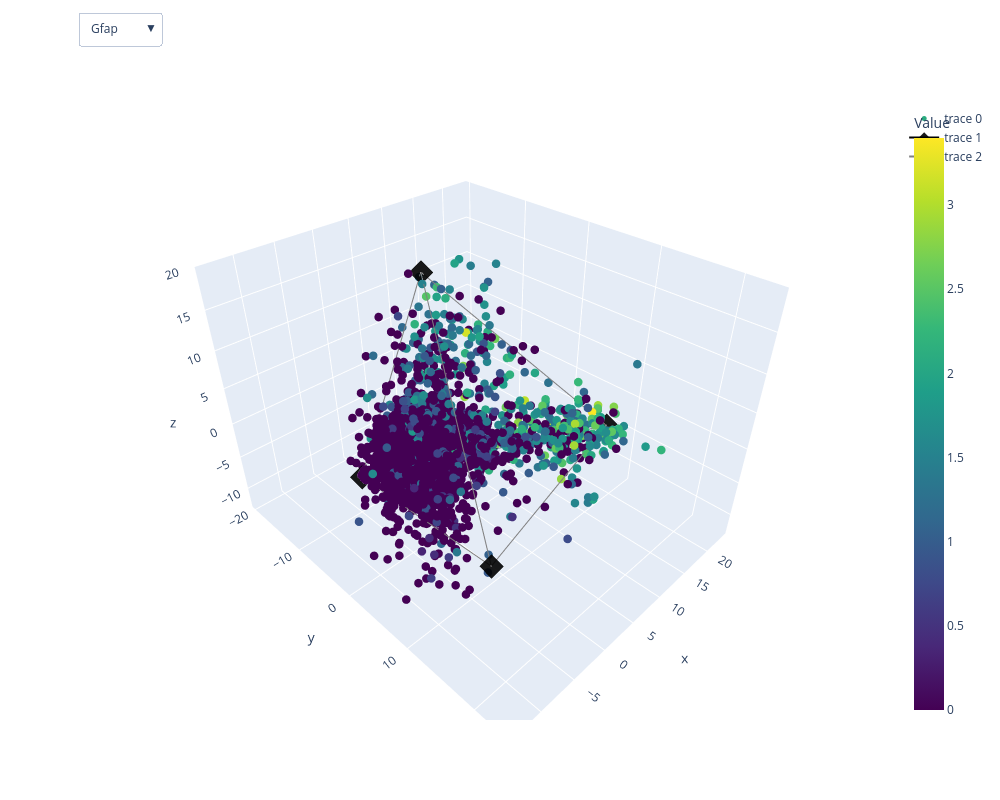

Write notebook code for a chart like this one.
### Code cell
import plotly.graph_objects as go


# 2. Create the initial figure
fig = go.Figure(data=[go.Scatter3d(
    x=df['x'], y=df['y'], z=df['z'],
    mode='markers',
    marker=dict(
        size=5,
        color=df['Gfap'],      # Initial color
        colorscale='Viridis',
        colorbar=dict(title="Value")
    )
)])

# Add archetypes
fig.add_trace(go.Scatter3d(x=x, y=y, z=z,
    mode='markers+lines',
    marker=dict(size=8, color='black', opacity=0.9, symbol='diamond')
))
fig.add_trace(go.Scatter3d(
    x=x_lines, y=y_lines, z=z_lines,
    mode='lines',
    line=dict(color='gray', width=2),
    hoverinfo='none'
))

# 3. Add the Dropdown Menu
fig.update_layout(
    updatemenus=[
        dict(
            buttons=[
                dict(
                    label=gn,
                    method="restyle",
                    args=[{"marker.color": [df[gn]], 
                           "marker.cmin": np.percentile(df[gn],  5),
                           "marker.cmax": np.percentile(df[gn], 95),
                          }] # Note: data must be in a list
                ) for gn in gns
            ],
            direction="down",
            showactive=True,
            x=0.1, y=1.15
        )
    ]
)

fig.update_layout(width=1000, height=800)

fig.update_scenes(xaxis_autorange="reversed") 
fig.update_layout(scene_dragmode='orbit')
fig.show()

### Figure 1 — Plotly figure (JSON) as saved in the notebook; plotly's stock layout.template omitted (floating-point values rounded to 4 significant figures; data arrays with more than 128 entries replaced by an {"elided": "..."} marker saying what was removed)
{"data": [{"marker": {"color": {"elided": "3390 float values"}, "colorbar": {"title": {"text": "Value"}}, "colorscale": [[0, "#440154"], [0.1111, "#482878"], [0.2222, "#3e4989"], [0.3333, "#31688e"], [0.4444, "#26828e"], [0.5556, "#1f9e89"], [0.6667, "#35b779"], [0.7778, "#6ece58"], [0.8889, "#b5de2b"], [1, "#fde725"]], "size": 5}, "mode": "markers", "type": "scatter3d", "x": {"elided": "3390 float values"}, "y": {"elided": "3390 float values"}, "z": {"elided": "3390 float values"}}, {"marker": {"color": "black", "opacity": 0.9, "size": 8, "symbol": "diamond"}, "mode": "markers+lines", "type": "scatter3d", "x": [-11.58, -3.472, 7.867, 22.83], "y": [19.38, -11.47, -11.35, 6.575], "z": [4.169, -9.19, 15.21, -5.366]}, {"hoverinfo": "none", "line": {"color": "gray", "width": 2}, "mode": "lines", "type": "scatter3d", "x": [-11.58, -3.472, null, -11.58, 7.867, null, -11.58, 22.83, null, -3.472, 7.867, null, -3.472, 22.83, null, 7.867, 22.83, null], "y": [19.38, -11.47, null, 19.38, -11.35, null, 19.38, 6.575, null, -11.47, -11.35, null, -11.47, 6.575, null, -11.35, 6.575, null], "z": [4.169, -9.19, null, 4.169, 15.21, null, 4.169, -5.366, null, -9.19, 15.21, null, -9.19, -5.366, null, 15.21, -5.366, null]}], "layout": {"height": 800, "scene": {"aspectmode": "auto", "aspectratio": {"x": 0.9965, "y": 1.171, "z": 0.8566}, "dragmode": "orbit", "xaxis": {"autorange": "reversed", "type": "linear"}}, "updatemenus": [{"buttons": [{"args": [{"marker.cmax": 1.764, "marker.cmin": 0, "marker.color": {"elided": "1x3390 float values"}}], "label": "Gfap", "method": "restyle"}, {"args": [{"marker.cmax": 1.31, "marker.cmin": 0, "marker.color": {"elided": "1x3390 float values"}}], "label": "S100b", "method": "restyle"}, {"args": [{"marker.cmax": 4.286, "marker.cmin": 0, "marker.color": {"elided": "1x3390 float values"}}], "label": "Trpm3", "method": "restyle"}, {"args": [{"marker.cmax": 1.907, "marker.cmin": 0, "marker.color": {"elided": "1x3390 float values"}}], "label": "Chrdl1", "method": "restyle"}, {"args": [{"marker.cmax": 1.381, "marker.cmin": 0, "marker.color": {"elided": "1x3390 float values"}}], "label": "Il33", "method": "restyle"}, {"args": [{"marker.cmax": 2.958, "marker.cmin": 0, "marker.color": {"elided": "1x3390 float values"}}], "label": "Mt1", "method": "restyle"}, {"args": [{"marker.cmax": 2.048, "marker.cmin": 0, "marker.color": {"elided": "1x3390 float values"}}], "label": "Id3", "method": "restyle"}, {"args": [{"marker.cmax": 2.153, "marker.cmin": 0, "marker.color": {"elided": "1x3390 float values"}}], "label": "Atp2b2", "method": "restyle"}, {"args": [{"marker.cmax": 2.289, "marker.cmin": 0, "marker.color": {"elided": "1x3390 float values"}}], "label": "Gabbr2", "method": "restyle"}, {"args": [{"marker.cmax": 2.822, "marker.cmin": 0, "marker.color": {"elided": "1x3390 float values"}}], "label": "Unc13c", "method": "restyle"}, {"args": [{"marker.cmax": 0.8819, "marker.cmin": 0, "marker.color": {"elided": "1x3390 float values"}}], "label": "Agt", "method": "restyle"}, {"args": [{"marker.cmax": 3.607, "marker.cmin": 1.491, "marker.color": {"elided": "1x3390 float values"}}], "label": "Ptn", "method": "restyle"}, {"args": [{"marker.cmax": 1.555, "marker.cmin": 0, "marker.color": {"elided": "1x3390 float values"}}], "label": "Slc17a7", "method": "restyle"}], "direction": "down", "showactive": true, "x": 0.1, "y": 1.15}], "width": 1000}}
